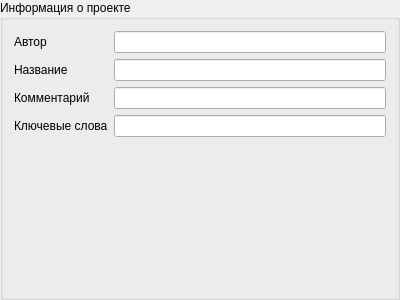
<?xml version="1.0" encoding="UTF-8"?>
<ui version="4.0">
 <class>ProjectInfo</class>
 <widget class="QGroupBox" name="ProjectInfo">
  <property name="geometry">
   <rect>
    <x>0</x>
    <y>0</y>
    <width>400</width>
    <height>300</height>
   </rect>
  </property>
  <property name="windowTitle">
   <string>GroupBox</string>
  </property>
  <property name="title">
   <string>Информация о проекте</string>
  </property>
  <layout class="QFormLayout" name="formLayout">
   <item row="0" column="0">
    <widget class="QLabel" name="label">
     <property name="text">
      <string>Автор</string>
     </property>
    </widget>
   </item>
   <item row="0" column="1">
    <widget class="QLineEdit" name="author"/>
   </item>
   <item row="1" column="0">
    <widget class="QLabel" name="label_2">
     <property name="text">
      <string>Название</string>
     </property>
    </widget>
   </item>
   <item row="1" column="1">
    <widget class="QLineEdit" name="title"/>
   </item>
   <item row="2" column="1">
    <widget class="QLineEdit" name="comment"/>
   </item>
   <item row="3" column="0">
    <widget class="QLabel" name="label_4">
     <property name="text">
      <string>Ключевые слова</string>
     </property>
    </widget>
   </item>
   <item row="3" column="1">
    <widget class="QLineEdit" name="keywords"/>
   </item>
   <item row="2" column="0">
    <widget class="QLabel" name="label_3">
     <property name="text">
      <string>Комментарий</string>
     </property>
    </widget>
   </item>
  </layout>
 </widget>
 <resources/>
 <connections/>
</ui>
